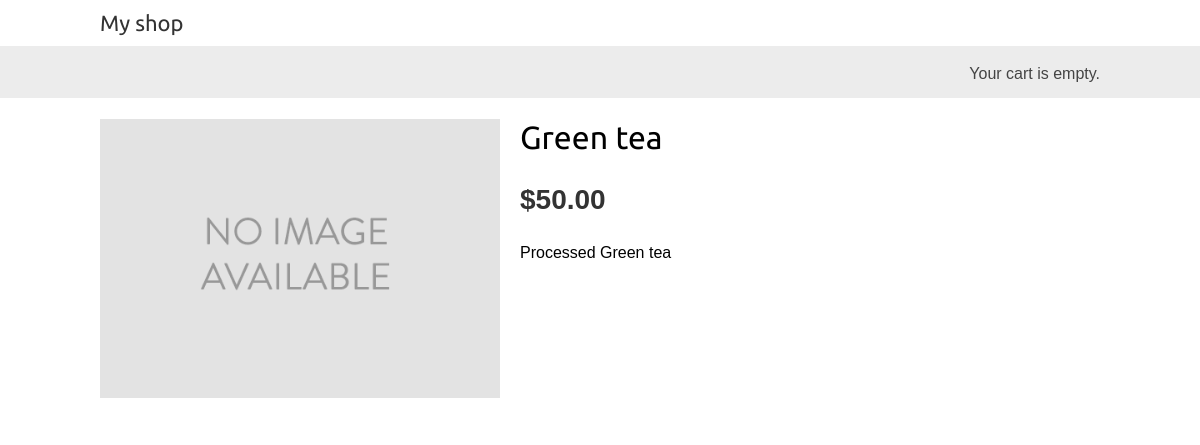
Page /1/green-tea/ on the committed database.
### shop/models.py (models this page shows, shortened)
class Product(models.Model):
    Category = models.ForeignKey(Category, related_name='products', on_delete=models.CASCADE)
    name = models.CharField(max_length=200)
    slug = models.SlugField(max_length=200)
    image = models.ImageField(upload_to='products/%Y/%m/%d', blank=True)
    description = models.TextField(blank=True)
    price = models.DecimalField(max_digits=10, decimal_places=2)
    available = models.BooleanField(default=True)
    created = models.DateTimeField(auto_now_add=True)
    updated = models.DateTimeField(auto_now_add=True)
    class Meta:
        ordering = ['name']
        indexes = [
            models.Index(fields=['id', 'slug']),
            models.Index(fields=['name']),
            models.Index(fields=['-created'])
        ]

### shop/views.py (the view)
# urls.py: path('<int:id>/<slug:slug>/', views.product_detail, name='product_detail'),
def product_detail(request, id, slug):
    product = get_object_or_404(Product, id=id, slug=slug, available=True)
    return render(request,
                'shop/product/detail.html', {'product': product})

### shop/templates/shop/product/detail.html (shortened to what this page needs)
{% extends "shop/base.html" %}
{% load static %}
{% block content %}
    <div class="product-detail">
        <img src="{% if product.image %}{{ product.image.url }}{% else %}{% static "img/no_image.png" %}{% endif %}" alt="product ">
        <h1>{{ product.name }}</h1>
        <p class="price">${{ product.price }}</p>
        {{ product.description|linebreaks }}
    </div>
{% endblock %}

### shop/static/css/base.css (style rules this page uses)
body { margin:0; padding:0; font-family:helvetica, sans-serif; }
h1, h2, h3, h4, h5 , h6 { font-family: 'Ubuntu', sans-serif; font-weight:normal; }
.product-detail { text-align:justify; }
.product-detail .price { color:#333; font-size:28px; font-weight:bold; }
.product-detail img { width:40%; float:left; padding:0 20px 20px 0; }
.product-detail h1 { margin-bottom:0; }

### rows in the picture
Product: name "Green tea", price "50.00", description "Processed Green tea"
